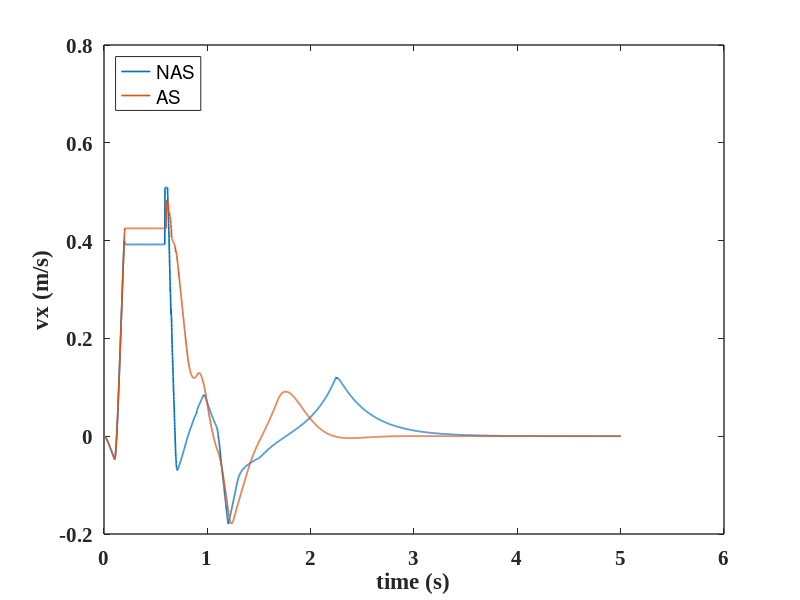
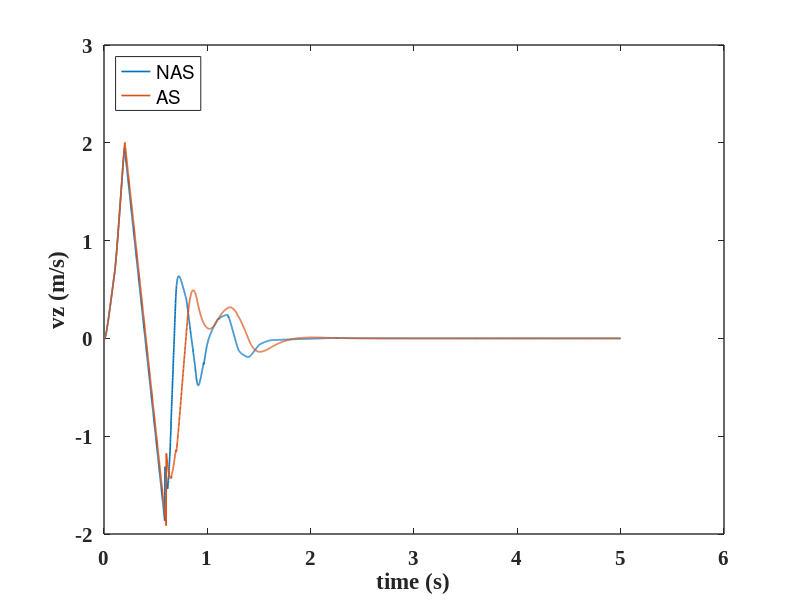
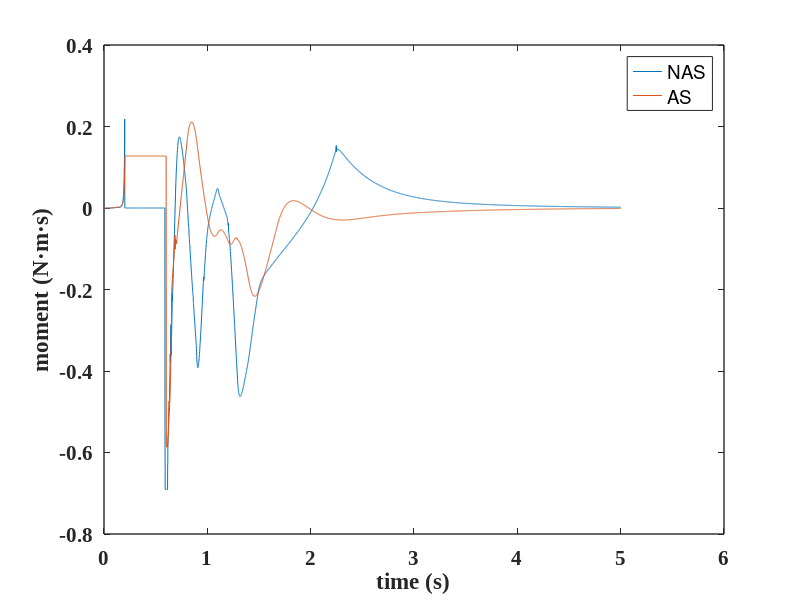

Write MATLAB code to recreate these figures, in order. (Note: this script raises an error after producing the figures.)
clear;
close all;
%% h=[0.1,0.15,0.2] l=[0.1,0.15,0.2]
% h=0.1, l=0.1;
% h=0.1, l=0.15;
% h=0.1, l=0.2;

%% h=0.1, l=0.1;
% % E_Lower_as=124.4J;
% % E_Upper_as=7.77
% % E_Lower_nas=165.8J;
% % E_Upper_nas=0.09J;
% 
% % agility_as=0.2733 m/s
% % agility_nas=0.2719 m/s
% 
% % stability_time_as=3.661s
% % stability_time_nas=4.308s
% % sum_error_p_as=512 N m s
% % sum_error_p_nas=879 N m s
% % just keeping the stability of posture
% 
% load('h=0.1_l=0.1/energy_nas.mat');
% % load('h=0.1_l=0.1/energy_as.mat');
% E_RThigh_nas=Energy_Recording.energy_cost_joint(:,2+1)';
% E_RThigh_nas=E_RThigh_nas(:,2:end);
% E_RKnee_nas=Energy_Recording.energy_cost_joint(:,3+1)';
% E_RKnee_nas=E_RKnee_nas(:,2:end);
% E_RAnkle_nas=Energy_Recording.energy_cost_joint(:,4+1)';
% E_RAnkle_nas=E_RAnkle_nas(:,2:end);
% 
% E_LThigh_nas=Energy_Recording.energy_cost_joint(:,7+1)';
% E_LThigh_nas=E_LThigh_nas(:,2:end);
% E_LKnee_nas=Energy_Recording.energy_cost_joint(:,8+1)';
% E_LKnee_nas=E_LKnee_nas(:,2:end);
% E_LAnkle_nas=Energy_Recording.energy_cost_joint(:,9+1)';
% E_LAnkle_nas=E_LAnkle_nas(:,2:end);
% 
% E_RHipz_nas=Energy_Recording.energy_cost_joint(:,0+1)';
% E_RHipz_nas=E_RHipz_nas(:,2:end);
% E_RHipx_nas=Energy_Recording.energy_cost_joint(:,1+1)';
% E_RHipx_nas=E_RHipx_nas(:,2:end);
% 
% E_LHipz_nas=Energy_Recording.energy_cost_joint(:,5+1)';
% E_LHipz_nas=E_LHipz_nas(:,2:end);
% E_LHipx_nas=Energy_Recording.energy_cost_joint(:,6+1)';
% E_LHipx_nas=E_LHipx_nas(:,2:end);
% 
% E_Lower_nas=E_RThigh_nas(:,end)+E_LThigh_nas(:,end)+E_RKnee_nas(:,end)+...
%                 E_LKnee_nas(:,end)+E_RAnkle_nas(:,end)+E_LAnkle_nas(:,end)+...
%                 E_RHipz_nas(:,end)+E_RHipx_nas(:,end)+...
%                 E_LHipz_nas(:,end)+E_LHipx_nas(:,end);
%             
% E_Upper_nas=Energy_Recording.energy_cost_joint(:,10+1:end);
% E_Upper_nas=sum(E_Upper_nas(end,:));
% 
% load('h=0.1_l=0.1/v_nas.mat');
% vx_NAS=Velocity_Recording.actual_com_velocity(:,1)';
% vx_NAS=vx_NAS(:,2:end);
% vz_NAS=Velocity_Recording.actual_com_velocity(:,3)';
% vz_NAS=vz_NAS(:,2:end);
% Mp_NAS=Velocity_Recording.pitch_moment;
% Mp_NAS=Mp_NAS(:,2:end);
% 
% load('h=0.1_l=0.1/v_as.mat');
% vx_AS=Velocity_Recording.actual_com_velocity(:,1)';
% vx_AS=vx_AS(:,2:end);
% vz_AS=Velocity_Recording.actual_com_velocity(:,3)';
% vz_AS=vz_AS(:,2:end);
% Mp_AS=Velocity_Recording.pitch_moment;
% Mp_AS=Mp_AS(:,2:end);
% 
% time=Velocity_Recording.lcm_timestamp/5;
% a=1;
% num=5000;
% time=time(:,a:num);
% 
% 
% f1=figure;
% plot(time,vx_NAS(:,a:num),'LineWidth',1.2);
% hold on;
% plot(time,vx_AS(:,a:num),'LineWidth',1.2);
% xlabel('time (s)');ylabel('vx (m/s)');
% legend('NAS','AS','Location', 'northwest');
% set(gca, 'linewidth',1, 'fontsize',15,'Fontname', 'Times New Roman','FontWeight','bold');
% 
% 
% f2=figure;
% plot(time,vz_NAS(:,a:num),'LineWidth',1.2);
% hold on;
% plot(time,vz_AS(:,a:num),'LineWidth',1.2);
% xlabel('time (s)');ylabel('vz (m/s)');
% legend('NAS','AS','Location', 'northwest');
% set(gca, 'linewidth',1, 'fontsize',15,'Fontname', 'Times New Roman','FontWeight','bold');
% 
% 
% f3=figure;
% plot(time,Mp_NAS(:,a:num));
% xlabel('time (s)');ylabel('moment (N·m·s)');
% hold on;
% plot(time,Mp_AS(:,a:num));
% hold on;
% legend('NAS','AS');
% set(gca, 'linewidth',1,'FontSize',15,'Fontname', 'Times New Roman','FontWeight','bold');
% agility_as=cal_agility(vx_AS(:,200),vz_AS(:,200));
% agility_nas=cal_agility(vx_NAS(:,200),vz_NAS(:,200));
% 
% 
% time=Velocity_Recording.lcm_timestamp/5;
% a=500;
% num=5000;
% time=time(:,a:num);
% sum_error_p_as=sum(abs(Mp_AS(:,a:num)));
% sum_error_p_nas=sum(abs(Mp_NAS(:,a:num)));
% 
% sum_error_vx_as=sum(abs(vx_AS(:,a:num)));
% sum_error_vx_nas=sum(abs(vx_NAS(:,a:num)));
% 
% sum_error_vz_as=sum(abs(vz_AS(:,a:num)));
% sum_error_vz_nas=sum(abs(vz_NAS(:,a:num)));
% 
% a=0;


%% h=0.1, l=0.15;
% % E_Lower_as=133.1J;
% % E_Upper_as=5.8J
% % E_Lower_nas=181J;
% % E_Upper_nas=0.32J;
% 
% % agility_as=0.3809 m/s
% % agility_nas=0.3807 m/s
% 
% % % stability_time_as=3.661s
% % % stability_time_nas=4.308s
% % sum_error_p_as=188 N m s
% % sum_error_p_nas=474 N m s
% % just keeping the stability of posture
% 
% % load('h=0.1_l=0.15/energy_nas.mat');
% load('h=0.1_l=0.15/energy_as.mat');
% E_RThigh_nas=Energy_Recording.energy_cost_joint(:,2+1)';
% E_RThigh_nas=E_RThigh_nas(:,2:end);
% E_RKnee_nas=Energy_Recording.energy_cost_joint(:,3+1)';
% E_RKnee_nas=E_RKnee_nas(:,2:end);
% E_RAnkle_nas=Energy_Recording.energy_cost_joint(:,4+1)';
% E_RAnkle_nas=E_RAnkle_nas(:,2:end);
% 
% E_LThigh_nas=Energy_Recording.energy_cost_joint(:,7+1)';
% E_LThigh_nas=E_LThigh_nas(:,2:end);
% E_LKnee_nas=Energy_Recording.energy_cost_joint(:,8+1)';
% E_LKnee_nas=E_LKnee_nas(:,2:end);
% E_LAnkle_nas=Energy_Recording.energy_cost_joint(:,9+1)';
% E_LAnkle_nas=E_LAnkle_nas(:,2:end);
% 
% E_RHipz_nas=Energy_Recording.energy_cost_joint(:,0+1)';
% E_RHipz_nas=E_RHipz_nas(:,2:end);
% E_RHipx_nas=Energy_Recording.energy_cost_joint(:,1+1)';
% E_RHipx_nas=E_RHipx_nas(:,2:end);
% 
% E_LHipz_nas=Energy_Recording.energy_cost_joint(:,5+1)';
% E_LHipz_nas=E_LHipz_nas(:,2:end);
% E_LHipx_nas=Energy_Recording.energy_cost_joint(:,6+1)';
% E_LHipx_nas=E_LHipx_nas(:,2:end);
% 
% E_Lower_nas=E_RThigh_nas(:,end)+E_LThigh_nas(:,end)+E_RKnee_nas(:,end)+...
%                 E_LKnee_nas(:,end)+E_RAnkle_nas(:,end)+E_LAnkle_nas(:,end)+...
%                 E_RHipz_nas(:,end)+E_RHipx_nas(:,end)+...
%                 E_LHipz_nas(:,end)+E_LHipx_nas(:,end);
%             
% E_Upper_nas=Energy_Recording.energy_cost_joint(:,10+1:end);
% E_Upper_nas=sum(E_Upper_nas(end,:));
% 
% load('h=0.1_l=0.15/v_nas.mat');
% vx_NAS=Velocity_Recording.actual_com_velocity(:,1)';
% vx_NAS=vx_NAS(:,2:end);
% vz_NAS=Velocity_Recording.actual_com_velocity(:,3)';
% vz_NAS=vz_NAS(:,2:end);
% Mp_NAS=Velocity_Recording.pitch_moment;
% Mp_NAS=Mp_NAS(:,2:end);
% 
% load('h=0.1_l=0.15/v_as.mat');
% vx_AS=Velocity_Recording.actual_com_velocity(:,1)';
% vx_AS=vx_AS(:,2:end);
% vz_AS=Velocity_Recording.actual_com_velocity(:,3)';
% vz_AS=vz_AS(:,2:end);
% Mp_AS=Velocity_Recording.pitch_moment;
% Mp_AS=Mp_AS(:,2:end);
% 
% time=Velocity_Recording.lcm_timestamp/5;
% a=1;
% num=5000;
% time=time(:,a:num);
% 
% 
% f1=figure;
% plot(time,vx_NAS(:,a:num),'LineWidth',1.2);
% hold on;
% plot(time,vx_AS(:,a:num),'LineWidth',1.2);
% xlabel('time (s)');ylabel('vx (m/s)');
% legend('NAS','AS','Location', 'northwest');
% set(gca, 'linewidth',1, 'fontsize',15,'Fontname', 'Times New Roman','FontWeight','bold');
% 
% 
% f2=figure;
% plot(time,vz_NAS(:,a:num),'LineWidth',1.2);
% hold on;
% plot(time,vz_AS(:,a:num),'LineWidth',1.2);
% xlabel('time (s)');ylabel('vz (m/s)');
% legend('NAS','AS','Location', 'northwest');
% set(gca, 'linewidth',1, 'fontsize',15,'Fontname', 'Times New Roman','FontWeight','bold');
% 
% 
% f3=figure;
% plot(time,Mp_NAS(:,a:num));
% xlabel('time (s)');ylabel('moment (N·m·s)');
% hold on;
% plot(time,Mp_AS(:,a:num));
% hold on;
% legend('NAS','AS');
% set(gca, 'linewidth',1,'FontSize',15,'Fontname', 'Times New Roman','FontWeight','bold');
% agility_as=cal_agility(vx_AS(:,200),vz_AS(:,200));
% agility_nas=cal_agility(vx_NAS(:,200),vz_NAS(:,200));
% 
% 
% time=Velocity_Recording.lcm_timestamp/5;
% a=500;
% num=5000;
% time=time(:,a:num);
% sum_error_p_as=sum(abs(Mp_AS(:,a:num)));
% sum_error_p_nas=sum(abs(Mp_NAS(:,a:num)));
% 
% sum_error_vx_as=sum(abs(vx_AS(:,a:num)));
% sum_error_vx_nas=sum(abs(vx_NAS(:,a:num)));
% 
% sum_error_vz_as=sum(abs(vz_AS(:,a:num)));
% sum_error_vz_nas=sum(abs(vz_NAS(:,a:num)));
% 
% a=0;


%% h=0.15, l=0.1;
% E_Lower_as=151J;
% E_Upper_as=13.82
% E_Lower_nas=198.83J;
% E_Upper_nas=0.13J;
% agility_as=0.33m/s
% agility_nas=0.31m/s
% stability_time_as=2.921s
% stability_time_nas=4.533s
% sum_error_p_as=283.05m/s
% sum_error_p_nas=805.41m/s
% sum_error_vx_as=118.40m/s
% sum_error_vx_nas=138.71m/s
% sum_error_vz_as=383.16m/s
% sum_error_vz_nas=392.38m/s

% load('h_0.15_l_0.1_energy_nas.mat');
% load('h_0.15_l_0.1_energy_as.mat');
% E_RThigh_nas=Energy_Recording.energy_cost_joint(:,2+1)';
% E_RThigh_nas=E_RThigh_nas(:,2:end);
% E_RKnee_nas=Energy_Recording.energy_cost_joint(:,3+1)';
% E_RKnee_nas=E_RKnee_nas(:,2:end);
% E_RAnkle_nas=Energy_Recording.energy_cost_joint(:,4+1)';
% E_RAnkle_nas=E_RAnkle_nas(:,2:end);
% 
% E_LThigh_nas=Energy_Recording.energy_cost_joint(:,7+1)';
% E_LThigh_nas=E_LThigh_nas(:,2:end);
% E_LKnee_nas=Energy_Recording.energy_cost_joint(:,8+1)';
% E_LKnee_nas=E_LKnee_nas(:,2:end);
% E_LAnkle_nas=Energy_Recording.energy_cost_joint(:,9+1)';
% E_LAnkle_nas=E_LAnkle_nas(:,2:end);
% 
% E_RHipz_nas=Energy_Recording.energy_cost_joint(:,0+1)';
% E_RHipz_nas=E_RHipz_nas(:,2:end);
% E_RHipx_nas=Energy_Recording.energy_cost_joint(:,1+1)';
% E_RHipx_nas=E_RHipx_nas(:,2:end);
% 
% E_LHipz_nas=Energy_Recording.energy_cost_joint(:,5+1)';
% E_LHipz_nas=E_LHipz_nas(:,2:end);
% E_LHipx_nas=Energy_Recording.energy_cost_joint(:,6+1)';
% E_LHipx_nas=E_LHipx_nas(:,2:end);
% 
% E_Lower_nas=E_RThigh_nas(:,end)+E_LThigh_nas(:,end)+E_RKnee_nas(:,end)+...
%                 E_LKnee_nas(:,end)+E_RAnkle_nas(:,end)+E_LAnkle_nas(:,end)+...
%                 E_RHipz_nas(:,end)+E_RHipx_nas(:,end)+...
%                 E_LHipz_nas(:,end)+E_LHipx_nas(:,end);
%             
% E_Upper_nas=Energy_Recording.energy_cost_joint(:,10+1:end);
% E_Upper_nas=sum(E_Upper_nas(end,:));
% load('h_0.15_l_0.1_v_nas.mat');
% vx_NAS=Velocity_Recording.actual_com_velocity(:,1)';
% vx_NAS=vx_NAS(:,2:end);
% vz_NAS=Velocity_Recording.actual_com_velocity(:,3)';
% vz_NAS=vz_NAS(:,2:end);
% Mp_NAS=Velocity_Recording.pitch_moment;
% Mp_NAS=Mp_NAS(:,2:end);
% 
% load('h_0.15_l_0.1_v_as.mat');
% vx_AS=Velocity_Recording.actual_com_velocity(:,1)';
% vx_AS=vx_AS(:,2:end);
% vz_AS=Velocity_Recording.actual_com_velocity(:,3)';
% vz_AS=vz_AS(:,2:end);
% Mp_AS=Velocity_Recording.pitch_moment;
% Mp_AS=Mp_AS(:,2:end);
% 
% time=Velocity_Recording.lcm_timestamp/5;
% a=1;
% num=5000;
% time=time(:,a:num);
% 
% 
% f1=figure;
% plot(time,vx_NAS(:,a:num),'LineWidth',1.2);
% hold on;
% plot(time,vx_AS(:,a:num),'LineWidth',1.2);
% xlabel('time (s)');ylabel('vx (m/s)');
% legend('NAS','AS','Location', 'northwest');
% set(gca, 'linewidth',1, 'fontsize',15,'Fontname', 'Times New Roman','FontWeight','bold');
% 
% 
% f2=figure;
% plot(time,vz_NAS(:,a:num),'LineWidth',1.2);
% hold on;
% plot(time,vz_AS(:,a:num),'LineWidth',1.2);
% xlabel('time (s)');ylabel('vz (m/s)');
% legend('NAS','AS','Location', 'northwest');
% set(gca, 'linewidth',1, 'fontsize',15,'Fontname', 'Times New Roman','FontWeight','bold');
% 
% 
% f3=figure;
% plot(time,Mp_NAS(:,a:num));
% xlabel('time (s)');ylabel('moment (N·m·s)');
% hold on;
% plot(time,Mp_AS(:,a:num));
% hold on;
% legend('NAS','AS');
% set(gca, 'linewidth',1,'FontSize',15,'Fontname', 'Times New Roman','FontWeight','bold');
% 
% time=Velocity_Recording.lcm_timestamp/5;
% a=550;
% num=5000;
% time=time(:,a:num);
% sum_error_p_as=sum(abs(Mp_AS(:,a:num)));
% sum_error_p_nas=sum(abs(Mp_NAS(:,a:num)));
% 
% sum_error_vx_as=sum(abs(vx_AS(:,a:num)));
% sum_error_vx_nas=sum(abs(vx_NAS(:,a:num)));
% 
% sum_error_vz_as=sum(abs(vz_AS(:,a:num)));
% sum_error_vz_nas=sum(abs(vz_NAS(:,a:num)));



%% h=0.15, l=0.15;
% E_Lower_as=175.3J;
% E_Upper_as=23.1
% E_Lower_nas=272.7J;
% E_Upper_nas=0.49J;

% agility_as=0.36m/s
% agility_nas=0.32m/s

% stability_time_as=2.921s
% stability_time_nas=4.533s
% sum_error_p_as=283.05m/s
% sum_error_p_nas=805.41m/s
% sum_error_vx_as=118.40m/s
% sum_error_vx_nas=138.71m/s
% sum_error_vz_as=383.16m/s
% sum_error_vz_nas=392.38m/s

% load('h_0.15_l_0.1_energy_nas.mat');
% load('h=0.15_l=0.15/energy_as.mat');
% E_RThigh_nas=Energy_Recording.energy_cost_joint(:,2+1)';
% E_RThigh_nas=E_RThigh_nas(:,2:end);
% E_RKnee_nas=Energy_Recording.energy_cost_joint(:,3+1)';
% E_RKnee_nas=E_RKnee_nas(:,2:end);
% E_RAnkle_nas=Energy_Recording.energy_cost_joint(:,4+1)';
% E_RAnkle_nas=E_RAnkle_nas(:,2:end);
% 
% E_LThigh_nas=Energy_Recording.energy_cost_joint(:,7+1)';
% E_LThigh_nas=E_LThigh_nas(:,2:end);
% E_LKnee_nas=Energy_Recording.energy_cost_joint(:,8+1)';
% E_LKnee_nas=E_LKnee_nas(:,2:end);
% E_LAnkle_nas=Energy_Recording.energy_cost_joint(:,9+1)';
% E_LAnkle_nas=E_LAnkle_nas(:,2:end);
% 
% E_RHipz_nas=Energy_Recording.energy_cost_joint(:,0+1)';
% E_RHipz_nas=E_RHipz_nas(:,2:end);
% E_RHipx_nas=Energy_Recording.energy_cost_joint(:,1+1)';
% E_RHipx_nas=E_RHipx_nas(:,2:end);
% 
% E_LHipz_nas=Energy_Recording.energy_cost_joint(:,5+1)';
% E_LHipz_nas=E_LHipz_nas(:,2:end);
% E_LHipx_nas=Energy_Recording.energy_cost_joint(:,6+1)';
% E_LHipx_nas=E_LHipx_nas(:,2:end);
% 
% E_Lower_nas=E_RThigh_nas(:,end)+E_LThigh_nas(:,end)+E_RKnee_nas(:,end)+...
%                 E_LKnee_nas(:,end)+E_RAnkle_nas(:,end)+E_LAnkle_nas(:,end)+...
%                 E_RHipz_nas(:,end)+E_RHipx_nas(:,end)+...
%                 E_LHipz_nas(:,end)+E_LHipx_nas(:,end);
%             
% E_Upper_nas=Energy_Recording.energy_cost_joint(:,10+1:end);
% E_Upper_nas=sum(E_Upper_nas(end,:));
% 
% load('h=0.15_l=0.15/v_nas.mat');
% vx_NAS=Velocity_Recording.actual_com_velocity(:,1)';
% vx_NAS=vx_NAS(:,2:end);
% vz_NAS=Velocity_Recording.actual_com_velocity(:,3)';
% vz_NAS=vz_NAS(:,2:end);
% Mp_NAS=Velocity_Recording.pitch_moment;
% Mp_NAS=Mp_NAS(:,2:end);
% 
% load('h=0.15_l=0.15/v_as.mat');
% vx_AS=Velocity_Recording.actual_com_velocity(:,1)';
% vx_AS=vx_AS(:,2:end);
% vz_AS=Velocity_Recording.actual_com_velocity(:,3)';
% vz_AS=vz_AS(:,2:end);
% Mp_AS=Velocity_Recording.pitch_moment;
% Mp_AS=Mp_AS(:,2:end);
% 
% time=Velocity_Recording.lcm_timestamp/5;
% a=1;
% num=5000;
% time=time(:,a:num);
% 
% 
% f1=figure;
% plot(time,vx_NAS(:,a:num),'LineWidth',1.2);
% hold on;
% plot(time,vx_AS(:,a:num),'LineWidth',1.2);
% xlabel('time (s)');ylabel('vx (m/s)');
% legend('NAS','AS','Location', 'northwest');
% set(gca, 'linewidth',1, 'fontsize',15,'Fontname', 'Times New Roman','FontWeight','bold');
% 
% 
% f2=figure;
% plot(time,vz_NAS(:,a:num),'LineWidth',1.2);
% hold on;
% plot(time,vz_AS(:,a:num),'LineWidth',1.2);
% xlabel('time (s)');ylabel('vz (m/s)');
% legend('NAS','AS','Location', 'northwest');
% set(gca, 'linewidth',1, 'fontsize',15,'Fontname', 'Times New Roman','FontWeight','bold');
% 
% 
% f3=figure;
% plot(time,Mp_NAS(:,a:num));
% xlabel('time (s)');ylabel('moment (N·m·s)');
% hold on;
% plot(time,Mp_AS(:,a:num));
% hold on;
% legend('NAS','AS');
% set(gca, 'linewidth',1,'FontSize',15,'Fontname', 'Times New Roman','FontWeight','bold');
% agility_as=cal_agility(vx_AS(:,200),vz_AS(:,200));
% agility_nas=cal_agility(vx_NAS(:,200),vz_NAS(:,200));
% 
% 
% time=Velocity_Recording.lcm_timestamp/5;
% a=550;
% num=5000;
% time=time(:,a:num);
% sum_error_p_as=sum(abs(Mp_AS(:,a:num)));
% sum_error_p_nas=sum(abs(Mp_NAS(:,a:num)));
% 
% sum_error_vx_as=sum(abs(vx_AS(:,a:num)));
% sum_error_vx_nas=sum(abs(vx_NAS(:,a:num)));
% 
% sum_error_vz_as=sum(abs(vz_AS(:,a:num)));
% sum_error_vz_nas=sum(abs(vz_NAS(:,a:num)));



%% h=0.15, l=0.2;
% E_Lower_as=171.16J;
% E_Upper_as=23.1
% E_Lower_nas=272.8J;
% E_Upper_nas=1.46J;

% agility_as=0.447 m/s
% agility_nas=0.43 m/s

% stability_time_as=2.921s
% stability_time_nas=4.533s
% sum_error_p_as=217.7m/s
% sum_error_p_nas=277.2m/s
% just keeping the stability of posture

% load('h=0.15_l=0.2/energy_nas.mat');
% load('h=0.15_l=0.2/energy_as.mat');
% E_RThigh_nas=Energy_Recording.energy_cost_joint(:,2+1)';
% E_RThigh_nas=E_RThigh_nas(:,2:end);
% E_RKnee_nas=Energy_Recording.energy_cost_joint(:,3+1)';
% E_RKnee_nas=E_RKnee_nas(:,2:end);
% E_RAnkle_nas=Energy_Recording.energy_cost_joint(:,4+1)';
% E_RAnkle_nas=E_RAnkle_nas(:,2:end);
% 
% E_LThigh_nas=Energy_Recording.energy_cost_joint(:,7+1)';
% E_LThigh_nas=E_LThigh_nas(:,2:end);
% E_LKnee_nas=Energy_Recording.energy_cost_joint(:,8+1)';
% E_LKnee_nas=E_LKnee_nas(:,2:end);
% E_LAnkle_nas=Energy_Recording.energy_cost_joint(:,9+1)';
% E_LAnkle_nas=E_LAnkle_nas(:,2:end);
% 
% E_RHipz_nas=Energy_Recording.energy_cost_joint(:,0+1)';
% E_RHipz_nas=E_RHipz_nas(:,2:end);
% E_RHipx_nas=Energy_Recording.energy_cost_joint(:,1+1)';
% E_RHipx_nas=E_RHipx_nas(:,2:end);
% 
% E_LHipz_nas=Energy_Recording.energy_cost_joint(:,5+1)';
% E_LHipz_nas=E_LHipz_nas(:,2:end);
% E_LHipx_nas=Energy_Recording.energy_cost_joint(:,6+1)';
% E_LHipx_nas=E_LHipx_nas(:,2:end);
% 
% E_Lower_nas=E_RThigh_nas(:,end)+E_LThigh_nas(:,end)+E_RKnee_nas(:,end)+...
%                 E_LKnee_nas(:,end)+E_RAnkle_nas(:,end)+E_LAnkle_nas(:,end)+...
%                 E_RHipz_nas(:,end)+E_RHipx_nas(:,end)+...
%                 E_LHipz_nas(:,end)+E_LHipx_nas(:,end);
%             
% E_Upper_nas=Energy_Recording.energy_cost_joint(:,10+1:end);
% E_Upper_nas=sum(E_Upper_nas(end,:));
% 
% load('h=0.15_l=0.2/v_nas.mat');
% vx_NAS=Velocity_Recording.actual_com_velocity(:,1)';
% vx_NAS=vx_NAS(:,2:end);
% vz_NAS=Velocity_Recording.actual_com_velocity(:,3)';
% vz_NAS=vz_NAS(:,2:end);
% Mp_NAS=Velocity_Recording.pitch_moment;
% Mp_NAS=Mp_NAS(:,2:end);
% 
% load('h=0.15_l=0.2/v_as.mat');
% vx_AS=Velocity_Recording.actual_com_velocity(:,1)';
% vx_AS=vx_AS(:,2:end);
% vz_AS=Velocity_Recording.actual_com_velocity(:,3)';
% vz_AS=vz_AS(:,2:end);
% Mp_AS=Velocity_Recording.pitch_moment;
% Mp_AS=Mp_AS(:,2:end);
% 
% time=Velocity_Recording.lcm_timestamp/5;
% a=1;
% num=5000;
% time=time(:,a:num);
% 
% 
% f1=figure;
% plot(time,vx_NAS(:,a:num),'LineWidth',1.2);
% hold on;
% plot(time,vx_AS(:,a:num),'LineWidth',1.2);
% xlabel('time (s)');ylabel('vx (m/s)');
% legend('NAS','AS','Location', 'northwest');
% set(gca, 'linewidth',1, 'fontsize',15,'Fontname', 'Times New Roman','FontWeight','bold');
% 
% 
% f2=figure;
% plot(time,vz_NAS(:,a:num),'LineWidth',1.2);
% hold on;
% plot(time,vz_AS(:,a:num),'LineWidth',1.2);
% xlabel('time (s)');ylabel('vz (m/s)');
% legend('NAS','AS','Location', 'northwest');
% set(gca, 'linewidth',1, 'fontsize',15,'Fontname', 'Times New Roman','FontWeight','bold');
% 
% 
% f3=figure;
% plot(time,Mp_NAS(:,a:num));
% xlabel('time (s)');ylabel('moment (N·m·s)');
% hold on;
% plot(time,Mp_AS(:,a:num));
% hold on;
% legend('NAS','AS');
% set(gca, 'linewidth',1,'FontSize',15,'Fontname', 'Times New Roman','FontWeight','bold');
% agility_as=cal_agility(vx_AS(:,200),vz_AS(:,200));
% agility_nas=cal_agility(vx_NAS(:,200),vz_NAS(:,200));
% 
% 
% time=Velocity_Recording.lcm_timestamp/5;
% a=550;
% num=5000;
% time=time(:,a:num);
% sum_error_p_as=sum(abs(Mp_AS(:,a:num)));
% sum_error_p_nas=sum(abs(Mp_NAS(:,a:num)));
% 
% sum_error_vx_as=sum(abs(vx_AS(:,a:num)));
% sum_error_vx_nas=sum(abs(vx_NAS(:,a:num)));
% 
% sum_error_vz_as=sum(abs(vz_AS(:,a:num)));
% sum_error_vz_nas=sum(abs(vz_NAS(:,a:num)));
% 
% a=0;agility_nas=cal_agility(vx_NAS(:,200),vz_NAS(:,200));
% 
% 
% time=Velocity_Recording.lcm_timestamp/5;
% a=550;
% num=5000;
% time=time(:,a:num);
% sum_error_p_as=sum(abs(Mp_AS(:,a:num)));
% sum_error_p_nas=sum(abs(Mp_NAS(:,a:num)));
% 
% sum_error_vx_as=sum(abs(vx_AS(:,a:num)));
% sum_error_vx_nas=sum(abs(vx_NAS(:,a:num)));
% 
% sum_error_vz_as=sum(abs(vz_AS(:,a:num)));
% sum_error_vz_nas=sum(abs(vz_NAS(:,a:num)));
% 
% a=0;





%% h=0.2, l=0.1;
% E_Lower_as=186.3J;
% E_Upper_as=12.7J
% E_Lower_nas=188;
% E_Upper_nas=0.23J;

% agility_as=0.3966 m/s
% agility_nas=0.395 m/s

% % stability_time_as=3.661s
% % stability_time_nas=4.308s
% sum_error_p_as=182 N m s
% sum_error_p_nas=242 N m s
% just keeping the stability of posture

% load('h=0.2_l=0.1/energy_nas.mat');
% % load('h=0.2_l=0.1/energy_as.mat');
% E_RThigh_nas=Energy_Recording.energy_cost_joint(:,2+1)';
% E_RThigh_nas=E_RThigh_nas(:,2:end);
% E_RKnee_nas=Energy_Recording.energy_cost_joint(:,3+1)';
% E_RKnee_nas=E_RKnee_nas(:,2:end);
% E_RAnkle_nas=Energy_Recording.energy_cost_joint(:,4+1)';
% E_RAnkle_nas=E_RAnkle_nas(:,2:end);
% 
% E_LThigh_nas=Energy_Recording.energy_cost_joint(:,7+1)';
% E_LThigh_nas=E_LThigh_nas(:,2:end);
% E_LKnee_nas=Energy_Recording.energy_cost_joint(:,8+1)';
% E_LKnee_nas=E_LKnee_nas(:,2:end);
% E_LAnkle_nas=Energy_Recording.energy_cost_joint(:,9+1)';
% E_LAnkle_nas=E_LAnkle_nas(:,2:end);
% 
% E_RHipz_nas=Energy_Recording.energy_cost_joint(:,0+1)';
% E_RHipz_nas=E_RHipz_nas(:,2:end);
% E_RHipx_nas=Energy_Recording.energy_cost_joint(:,1+1)';
% E_RHipx_nas=E_RHipx_nas(:,2:end);
% 
% E_LHipz_nas=Energy_Recording.energy_cost_joint(:,5+1)';
% E_LHipz_nas=E_LHipz_nas(:,2:end);
% E_LHipx_nas=Energy_Recording.energy_cost_joint(:,6+1)';
% E_LHipx_nas=E_LHipx_nas(:,2:end);
% 
% E_Lower_nas=E_RThigh_nas(:,end)+E_LThigh_nas(:,end)+E_RKnee_nas(:,end)+...
%                 E_LKnee_nas(:,end)+E_RAnkle_nas(:,end)+E_LAnkle_nas(:,end)+...
%                 E_RHipz_nas(:,end)+E_RHipx_nas(:,end)+...
%                 E_LHipz_nas(:,end)+E_LHipx_nas(:,end);
%             
% E_Upper_nas=Energy_Recording.energy_cost_joint(:,10+1:end);
% E_Upper_nas=sum(E_Upper_nas(end,:));
% 
% load('h=0.2_l=0.1/v_nas.mat');
% vx_NAS=Velocity_Recording.actual_com_velocity(:,1)';
% vx_NAS=vx_NAS(:,2:end);
% vz_NAS=Velocity_Recording.actual_com_velocity(:,3)';
% vz_NAS=vz_NAS(:,2:end);
% Mp_NAS=Velocity_Recording.pitch_moment;
% Mp_NAS=Mp_NAS(:,2:end);
% 
% load('h=0.2_l=0.1/v_as.mat');
% vx_AS=Velocity_Recording.actual_com_velocity(:,1)';
% vx_AS=vx_AS(:,2:end);
% vz_AS=Velocity_Recording.actual_com_velocity(:,3)';
% vz_AS=vz_AS(:,2:end);
% Mp_AS=Velocity_Recording.pitch_moment;
% Mp_AS=Mp_AS(:,2:end);
% 
% time=Velocity_Recording.lcm_timestamp/5;
% a=1;
% num=5000;
% time=time(:,a:num);
% 
% 
% f1=figure;
% plot(time,vx_NAS(:,a:num),'LineWidth',1.2);
% hold on;
% plot(time,vx_AS(:,a:num),'LineWidth',1.2);
% xlabel('time (s)');ylabel('vx (m/s)');
% legend('NAS','AS','Location', 'northwest');
% set(gca, 'linewidth',1, 'fontsize',15,'Fontname', 'Times New Roman','FontWeight','bold');
% 
% 
% f2=figure;
% plot(time,vz_NAS(:,a:num),'LineWidth',1.2);
% hold on;
% plot(time,vz_AS(:,a:num),'LineWidth',1.2);
% xlabel('time (s)');ylabel('vz (m/s)');
% legend('NAS','AS','Location', 'northwest');
% set(gca, 'linewidth',1, 'fontsize',15,'Fontname', 'Times New Roman','FontWeight','bold');
% 
% 
% f3=figure;
% plot(time,Mp_NAS(:,a:num));
% xlabel('time (s)');ylabel('moment (N·m·s)');
% hold on;
% plot(time,Mp_AS(:,a:num));
% hold on;
% legend('NAS','AS');
% set(gca, 'linewidth',1,'FontSize',15,'Fontname', 'Times New Roman','FontWeight','bold');
% agility_as=cal_agility(vx_AS(:,200),vz_AS(:,200));
% agility_nas=cal_agility(vx_NAS(:,200),vz_NAS(:,200));
% 
% 
% time=Velocity_Recording.lcm_timestamp/5;
% a=500;
% num=5000;
% time=time(:,a:num);
% sum_error_p_as=sum(abs(Mp_AS(:,a:num)));
% sum_error_p_nas=sum(abs(Mp_NAS(:,a:num)));
% 
% sum_error_vx_as=sum(abs(vx_AS(:,a:num)));
% sum_error_vx_nas=sum(abs(vx_NAS(:,a:num)));
% 
% sum_error_vz_as=sum(abs(vz_AS(:,a:num)));
% sum_error_vz_nas=sum(abs(vz_NAS(:,a:num)));
% 
% a=0;


%% h=0.2, l=0.15;
% E_Lower_as=274.3J;
% E_Upper_as=0.18J
% E_Lower_nas=201J;
% E_Upper_nas=27.6J;

% agility_as=0.4369 m/s
% agility_nas=0.4156 m/s

% % stability_time_as=3.661s
% % stability_time_nas=4.308s
% sum_error_p_as=186.2 N m s
% sum_error_p_nas=323 N m s
% just keeping the stability of posture

% load('h=0.2_l=0.15/energy_nas.mat');
load('h=0.2_l=0.15/energy_as.mat');
E_RThigh_nas=Energy_Recording.energy_cost_joint(:,2+1)';
E_RThigh_nas=E_RThigh_nas(:,2:end);
E_RKnee_nas=Energy_Recording.energy_cost_joint(:,3+1)';
E_RKnee_nas=E_RKnee_nas(:,2:end);
E_RAnkle_nas=Energy_Recording.energy_cost_joint(:,4+1)';
E_RAnkle_nas=E_RAnkle_nas(:,2:end);

E_LThigh_nas=Energy_Recording.energy_cost_joint(:,7+1)';
E_LThigh_nas=E_LThigh_nas(:,2:end);
E_LKnee_nas=Energy_Recording.energy_cost_joint(:,8+1)';
E_LKnee_nas=E_LKnee_nas(:,2:end);
E_LAnkle_nas=Energy_Recording.energy_cost_joint(:,9+1)';
E_LAnkle_nas=E_LAnkle_nas(:,2:end);

E_RHipz_nas=Energy_Recording.energy_cost_joint(:,0+1)';
E_RHipz_nas=E_RHipz_nas(:,2:end);
E_RHipx_nas=Energy_Recording.energy_cost_joint(:,1+1)';
E_RHipx_nas=E_RHipx_nas(:,2:end);

E_LHipz_nas=Energy_Recording.energy_cost_joint(:,5+1)';
E_LHipz_nas=E_LHipz_nas(:,2:end);
E_LHipx_nas=Energy_Recording.energy_cost_joint(:,6+1)';
E_LHipx_nas=E_LHipx_nas(:,2:end);

E_Lower_nas=E_RThigh_nas(:,end)+E_LThigh_nas(:,end)+E_RKnee_nas(:,end)+...
                E_LKnee_nas(:,end)+E_RAnkle_nas(:,end)+E_LAnkle_nas(:,end)+...
                E_RHipz_nas(:,end)+E_RHipx_nas(:,end)+...
                E_LHipz_nas(:,end)+E_LHipx_nas(:,end);
            
E_Upper_nas=Energy_Recording.energy_cost_joint(:,10+1:end);
E_Upper_nas=sum(E_Upper_nas(end,:));

load('h=0.2_l=0.15/v_nas.mat');
vx_NAS=Velocity_Recording.actual_com_velocity(:,1)';
vx_NAS=vx_NAS(:,2:end);
vz_NAS=Velocity_Recording.actual_com_velocity(:,3)';
vz_NAS=vz_NAS(:,2:end);
Mp_NAS=Velocity_Recording.pitch_moment;
Mp_NAS=Mp_NAS(:,2:end);

load('h=0.2_l=0.15/v_as.mat');
vx_AS=Velocity_Recording.actual_com_velocity(:,1)';
vx_AS=vx_AS(:,2:end);
vz_AS=Velocity_Recording.actual_com_velocity(:,3)';
vz_AS=vz_AS(:,2:end);
Mp_AS=Velocity_Recording.pitch_moment;
Mp_AS=Mp_AS(:,2:end);

time=Velocity_Recording.lcm_timestamp/5;
a=1;
num=5000;
time=time(:,a:num);


f1=figure;
plot(time,vx_NAS(:,a:num),'LineWidth',1.2);
hold on;
plot(time,vx_AS(:,a:num),'LineWidth',1.2);
xlabel('time (s)');ylabel('vx (m/s)');
legend('NAS','AS','Location', 'northwest');
set(gca, 'linewidth',1, 'fontsize',15,'Fontname', 'Times New Roman','FontWeight','bold');


f2=figure;
plot(time,vz_NAS(:,a:num),'LineWidth',1.2);
hold on;
plot(time,vz_AS(:,a:num),'LineWidth',1.2);
xlabel('time (s)');ylabel('vz (m/s)');
legend('NAS','AS','Location', 'northwest');
set(gca, 'linewidth',1, 'fontsize',15,'Fontname', 'Times New Roman','FontWeight','bold');


f3=figure;
plot(time,Mp_NAS(:,a:num));
xlabel('time (s)');ylabel('moment (N·m·s)');
hold on;
plot(time,Mp_AS(:,a:num));
hold on;
legend('NAS','AS');
set(gca, 'linewidth',1,'FontSize',15,'Fontname', 'Times New Roman','FontWeight','bold');
agility_as=cal_agility(vx_AS(:,200),vz_AS(:,200));
agility_nas=cal_agility(vx_NAS(:,200),vz_NAS(:,200));


time=Velocity_Recording.lcm_timestamp/5;
a=500;
num=5000;
time=time(:,a:num);
sum_error_p_as=sum(abs(Mp_AS(:,a:num)));
sum_error_p_nas=sum(abs(Mp_NAS(:,a:num)));

sum_error_vx_as=sum(abs(vx_AS(:,a:num)));
sum_error_vx_nas=sum(abs(vx_NAS(:,a:num)));

sum_error_vz_as=sum(abs(vz_AS(:,a:num)));
sum_error_vz_nas=sum(abs(vz_NAS(:,a:num)));

a=0;
















%%
%     data_record_->joint_position_position[0]=q_[9]; /// torso_to_R_ShoulderRx
%     data_record_->joint_position_position[1]=q_[10]; /// torso_to_L_ShoulderRx
%     data_record_->joint_position_position[2]=q_[13]; /// R_ShoulderRx_to_R_UpperArm
%     data_record_->joint_position_position[3]=q_[14]; /// L_ShoulderRx_to_L_UpperArm
%     data_record_->joint_position_position[4]=q_[17]; /// R_UpperArm_to_R_ForeArm
%     data_record_->joint_position_position[5]=q_[18]; /// L_UpperArm_to_L_ForeArm
% 
%     data_record_->joint_position_position[6]=q_[7]; /// torso_to_R_HipRz
%     data_record_->joint_position_position[7]=q_[11]; /// R_HipRz_to_R_HipRx
%     data_record_->joint_position_position[8]=q_[15]; /// R_HipRx_to_R_Thigh
%     data_record_->joint_position_position[9]=q_[19]; /// R_Knee
%     data_record_->joint_position_position[10]=q_[21]; /// R_Ankle
%     data_record_->joint_position_position[11]=q_[8]; /// torso_to_L_HipRz
%     data_record_->joint_position_position[12]=q_[12]; /// L_HipRz_to_L_HipRx
%     data_record_->joint_position_position[13]=q_[16]; /// L_HipRx_to_L_Thigh
%     data_record_->joint_position_position[14]=q_[20]; /// L_Knee
%     data_record_->joint_position_position[15]=q_[22]; /// L_Ankle





E_RThigh_nas=Energy_Recording.energy_cost_joint(:,2+1)';
E_RThigh_nas=E_RThigh_nas(:,2:end);
E_RKnee_nas=Energy_Recording.energy_cost_joint(:,3+1)';
E_RKnee_nas=E_RKnee_nas(:,2:end);
E_RAnkle_nas=Energy_Recording.energy_cost_joint(:,4+1)';
E_RAnkle_nas=E_RAnkle_nas(:,2:end);

E_LThigh_nas=Energy_Recording.energy_cost_joint(:,7+1)';
E_LThigh_nas=E_LThigh_nas(:,2:end);
E_LKnee_nas=Energy_Recording.energy_cost_joint(:,8+1)';
E_LKnee_nas=E_LKnee_nas(:,2:end);
E_LAnkle_nas=Energy_Recording.energy_cost_joint(:,9+1)';
E_LAnkle_nas=E_LAnkle_nas(:,2:end);

E_RHipz_nas=Energy_Recording.energy_cost_joint(:,0+1)';
E_RHipz_nas=E_RHipz_nas(:,2:end);
E_RHipx_nas=Energy_Recording.energy_cost_joint(:,1+1)';
E_RHipx_nas=E_RHipx_nas(:,2:end);

E_LHipz_nas=Energy_Recording.energy_cost_joint(:,5+1)';
E_LHipz_nas=E_LHipz_nas(:,2:end);
E_LHipx_nas=Energy_Recording.energy_cost_joint(:,6+1)';
E_LHipx_nas=E_LHipx_nas(:,2:end);




bb=1;


% h=0.15, l=0.1;
% h=0.15, l=0.15;
% h=0.15, l=0.2;

% h=0.2, l=0.1;
% h=0.2, l=0.15;
% h=0.2, l=0.2;
%%
% % robot with arm no swing 
% load('robot_with_arm/WBC/h=0.15_l=0.1/no_swing/velocity.mat');
% %%% actual velocity
% z_velocity_act_witharm_noswing=Velocity_Recording.actual_com_velocity(:,3)';
% z_velocity_act_witharm_noswing=z_velocity_act_witharm_noswing(:,2:end);
% x_velocity_act_witharm_noswing=Velocity_Recording.actual_com_velocity(:,1)';
% x_velocity_act_witharm_noswing=x_velocity_act_witharm_noswing(:,2:end);
% %%% desire velocity
% z_velocity_des_witharm_noswing=Velocity_Recording.des_com_velocity(:,3)';
% z_velocity_des_witharm_noswing=z_velocity_des_witharm_noswing(:,2:end);
% x_velocity_des_witharm_noswing=Velocity_Recording.des_com_velocity(:,1)';
% x_velocity_des_witharm_noswing=x_velocity_des_witharm_noswing(:,2:end);
% 
% 
% load('robot_with_arm/WBC/h=0.15_l=0.1/no_swing/position.mat');
% %%% actual position
% z_position_act_witharm_noswing=Position_Recording.actual_com(:,3)';
% z_position_act_witharm_noswing=z_position_act_witharm_noswing(:,2:end);
% x_position_act_witharm_noswing=Position_Recording.actual_com(:,1)';
% x_position_act_witharm_noswing=x_position_act_witharm_noswing(:,2:end);
% %%% desire position
% z_position_des_witharm_noswing=Position_Recording.des_com(:,3)';
% z_position_des_witharm_noswing=z_position_des_witharm_noswing(:,2:end);
% x_position_des_witharm_noswing=Position_Recording.des_com(:,1)';
% x_position_des_witharm_noswing=x_position_des_witharm_noswing(:,2:end);
% 
% 
% 
% 
% 
% 
% 
% 
% 
% % robot with arm 
% load('robot_with_arm/WBC/h=0.15_l=0.1/velocity.mat');
% %%% actual velocity
% z_velocity_act_witharm=Velocity_Recording.actual_com_velocity(:,3)';
% z_velocity_act_witharm=z_velocity_act_witharm(:,2:end);
% x_velocity_act_witharm=Velocity_Recording.actual_com_velocity(:,1)';
% x_velocity_act_witharm=x_velocity_act_witharm(:,2:end);
% %%% desire velocity
% z_velocity_des_witharm=Velocity_Recording.des_com_velocity(:,3)';
% z_velocity_des_witharm=z_velocity_des_witharm(:,2:end);
% x_velocity_des_witharm=Velocity_Recording.des_com_velocity(:,1)';
% x_velocity_des_witharm=x_velocity_des_witharm(:,2:end);
% 
% load('robot_with_arm/WBC/h=0.15_l=0.1/position.mat');
% %%% actual position
% z_position_act_witharm=Position_Recording.actual_com(:,3)';
% z_position_act_witharm=z_position_act_witharm(:,2:end);
% x_position_act_witharm=Position_Recording.actual_com(:,1)';
% x_position_act_witharm=x_position_act_witharm(:,2:end);
% %%% desire position
% z_position_des_witharm=Position_Recording.des_com(:,3)';
% z_position_des_witharm=z_position_des_witharm(:,2:end);
% x_position_des_witharm=Position_Recording.des_com(:,1)';
% x_position_des_witharm=x_position_des_witharm(:,2:end);
% 
% 
% % Joint postion
% % torso_to_R_ShoulderRx
% % torso_to_L_ShoulderRx
% % R_ShoulderRx_to_R_UpperArm
% % L_ShoulderRx_to_L_UpperArm
% % R_UpperArm_to_R_ForeArm
% % L_UpperArm_to_L_ForeArm
% load('robot_with_arm/WBC/h=0.15_l=0.1/joint_position.mat');
% R_ShoulderRx=Joint_Position_Recording.joint_p(:,1)';
% R_ShoulderRx=R_ShoulderRx(:,2:end);
% L_ShoulderRx=Joint_Position_Recording.joint_p(:,2)';
% L_ShoulderRx=L_ShoulderRx(:,2:end);
% 
% R_UpperArm=Joint_Position_Recording.joint_p(:,3)';
% R_UpperArm=R_UpperArm(:,2:end);
% L_UpperArm=Joint_Position_Recording.joint_p(:,4)';
% L_UpperArm=L_UpperArm(:,2:end);
% 
% R_ForeArm=Joint_Position_Recording.joint_p(:,5)';
% R_ForeArm=R_ForeArm(:,2:end);
% L_ForeArm=Joint_Position_Recording.joint_p(:,6)';
% L_ForeArm=L_ForeArm(:,2:end);


%% velocity h=0.5 l=0.2 I=0.113552 --end_time=5 --target_realtime_rate=1
% robot with arm no swing 
load('Agility_analysis/h_0_5_l_0_2_ns_I_0.113552.mat');
%%% actual velocity
z_velocity_act_witharm_noswing=Velocity_Recording.actual_com_velocity(:,3)';
z_velocity_act_witharm_noswing=z_velocity_act_witharm_noswing(:,2:end);
x_velocity_act_witharm_noswing=Velocity_Recording.actual_com_velocity(:,1)';
x_velocity_act_witharm_noswing=x_velocity_act_witharm_noswing(:,2:end);
%%% desire velocity
z_velocity_des_witharm_noswing=Velocity_Recording.des_com_velocity(:,3)';
z_velocity_des_witharm_noswing=z_velocity_des_witharm_noswing(:,2:end);
x_velocity_des_witharm_noswing=Velocity_Recording.des_com_velocity(:,1)';
x_velocity_des_witharm_noswing=x_velocity_des_witharm_noswing(:,2:end);


% robot with arm swing
load('Agility_analysis/h_0_5_l_0_2_s_I_0.113552.mat');
%%% actual velocity
z_velocity_act_witharm=Velocity_Recording.actual_com_velocity(:,3)';
z_velocity_act_witharm=z_velocity_act_witharm(:,2:end);
x_velocity_act_witharm=Velocity_Recording.actual_com_velocity(:,1)';
x_velocity_act_witharm=x_velocity_act_witharm(:,2:end);
%%% desire velocity
z_velocity_des_witharm=Velocity_Recording.des_com_velocity(:,3)';
z_velocity_des_witharm=z_velocity_des_witharm(:,2:end);
x_velocity_des_witharm=Velocity_Recording.des_com_velocity(:,1)';
x_velocity_des_witharm=x_velocity_des_witharm(:,2:end);

%% velocity h=0.5 l=0.2 I=10 --end_time=5 --target_realtime_rate=1
% robot with arm no swing 
load('Agility_analysis/h_0_5_l_0_2_ns_I_10.mat');
%%% actual velocity
z_velocity_act_witharm_noswing=Velocity_Recording.actual_com_velocity(:,3)';
z_velocity_act_witharm_noswing=z_velocity_act_witharm_noswing(:,2:end);
x_velocity_act_witharm_noswing=Velocity_Recording.actual_com_velocity(:,1)';
x_velocity_act_witharm_noswing=x_velocity_act_witharm_noswing(:,2:end);
%%% desire velocity
z_velocity_des_witharm_noswing=Velocity_Recording.des_com_velocity(:,3)';
z_velocity_des_witharm_noswing=z_velocity_des_witharm_noswing(:,2:end);
x_velocity_des_witharm_noswing=Velocity_Recording.des_com_velocity(:,1)';
x_velocity_des_witharm_noswing=x_velocity_des_witharm_noswing(:,2:end);


% robot with arm swing
load('Agility_analysis/h_0_5_l_0_2_s_I_10.mat');
%%% actual velocity
z_velocity_act_witharm=Velocity_Recording.actual_com_velocity(:,3)';
z_velocity_act_witharm=z_velocity_act_witharm(:,2:end);
x_velocity_act_witharm=Velocity_Recording.actual_com_velocity(:,1)';
x_velocity_act_witharm=x_velocity_act_witharm(:,2:end);
%%% desire velocity
z_velocity_des_witharm=Velocity_Recording.des_com_velocity(:,3)';
z_velocity_des_witharm=z_velocity_des_witharm(:,2:end);
x_velocity_des_witharm=Velocity_Recording.des_com_velocity(:,1)';
x_velocity_des_witharm=x_velocity_des_witharm(:,2:end);



%% velocity h=0.5 l=0.2 --end_time=5 --target_realtime_rate=1
% robot with arm no swing 
load('Agility_analysis/h_0_5_l_0_2_ns.mat');
%%% actual velocity
z_velocity_act_witharm_noswing=Velocity_Recording.actual_com_velocity(:,3)';
z_velocity_act_witharm_noswing=z_velocity_act_witharm_noswing(:,2:end);
x_velocity_act_witharm_noswing=Velocity_Recording.actual_com_velocity(:,1)';
x_velocity_act_witharm_noswing=x_velocity_act_witharm_noswing(:,2:end);
%%% desire velocity
z_velocity_des_witharm_noswing=Velocity_Recording.des_com_velocity(:,3)';
z_velocity_des_witharm_noswing=z_velocity_des_witharm_noswing(:,2:end);
x_velocity_des_witharm_noswing=Velocity_Recording.des_com_velocity(:,1)';
x_velocity_des_witharm_noswing=x_velocity_des_witharm_noswing(:,2:end);


% robot with arm swing
load('Agility_analysis/h_0_5_l_0_2_s.mat');
%%% actual velocity
z_velocity_act_witharm=Velocity_Recording.actual_com_velocity(:,3)';
z_velocity_act_witharm=z_velocity_act_witharm(:,2:end);
x_velocity_act_witharm=Velocity_Recording.actual_com_velocity(:,1)';
x_velocity_act_witharm=x_velocity_act_witharm(:,2:end);
%%% desire velocity
z_velocity_des_witharm=Velocity_Recording.des_com_velocity(:,3)';
z_velocity_des_witharm=z_velocity_des_witharm(:,2:end);
x_velocity_des_witharm=Velocity_Recording.des_com_velocity(:,1)';
x_velocity_des_witharm=x_velocity_des_witharm(:,2:end);


%% velocity h=0.15 l=0.2 --end_time=5 --target_realtime_rate=1
% robot with arm no swing 
load('Agility_analysis/h_0_15_l_0_1_ns.mat');
%%% actual velocity
z_velocity_act_witharm_noswing=Velocity_Recording.actual_com_velocity(:,3)';
z_velocity_act_witharm_noswing=z_velocity_act_witharm_noswing(:,2:end);
x_velocity_act_witharm_noswing=Velocity_Recording.actual_com_velocity(:,1)';
x_velocity_act_witharm_noswing=x_velocity_act_witharm_noswing(:,2:end);
%%% desire velocity
z_velocity_des_witharm_noswing=Velocity_Recording.des_com_velocity(:,3)';
z_velocity_des_witharm_noswing=z_velocity_des_witharm_noswing(:,2:end);
x_velocity_des_witharm_noswing=Velocity_Recording.des_com_velocity(:,1)';
x_velocity_des_witharm_noswing=x_velocity_des_witharm_noswing(:,2:end);


% robot with arm swing
load('Agility_analysis/h_0_15_l_0_1_s.mat');
%%% actual velocity
z_velocity_act_witharm=Velocity_Recording.actual_com_velocity(:,3)';
z_velocity_act_witharm=z_velocity_act_witharm(:,2:end);
x_velocity_act_witharm=Velocity_Recording.actual_com_velocity(:,1)';
x_velocity_act_witharm=x_velocity_act_witharm(:,2:end);
%%% desire velocity
z_velocity_des_witharm=Velocity_Recording.des_com_velocity(:,3)';
z_velocity_des_witharm=z_velocity_des_witharm(:,2:end);
x_velocity_des_witharm=Velocity_Recording.des_com_velocity(:,1)';
x_velocity_des_witharm=x_velocity_des_witharm(:,2:end);


%% Stability velocity h=0.15 l=0.1 --end_time=5 --target_realtime_rate=1
% robot with arm no swing 
load('Stability/h_0_15_l_0_1_ns.mat');
%%% actual velocity
z_velocity_act_witharm_noswing=Velocity_Recording.actual_com_velocity(:,3)';
z_velocity_act_witharm_noswing=z_velocity_act_witharm_noswing(:,2:end);
x_velocity_act_witharm_noswing=Velocity_Recording.actual_com_velocity(:,1)';
x_velocity_act_witharm_noswing=x_velocity_act_witharm_noswing(:,2:end);
%%% desire velocity
z_velocity_des_witharm_noswing=Velocity_Recording.des_com_velocity(:,3)';
z_velocity_des_witharm_noswing=z_velocity_des_witharm_noswing(:,2:end);
x_velocity_des_witharm_noswing=Velocity_Recording.des_com_velocity(:,1)';
x_velocity_des_witharm_noswing=x_velocity_des_witharm_noswing(:,2:end);
%%% actual pitch moment
pitch_moment_witharm_noswing=Velocity_Recording.pitch_moment;
pitch_moment_witharm_noswing=pitch_moment_witharm_noswing(:,2:end);

% robot with arm swing
load('Stability/h_0_15_l_0_1_s.mat');
%%% actual velocity
z_velocity_act_witharm=Velocity_Recording.actual_com_velocity(:,3)';
z_velocity_act_witharm=z_velocity_act_witharm(:,2:end);
x_velocity_act_witharm=Velocity_Recording.actual_com_velocity(:,1)';
x_velocity_act_witharm=x_velocity_act_witharm(:,2:end);
%%% desire velocity
z_velocity_des_witharm=Velocity_Recording.des_com_velocity(:,3)';
z_velocity_des_witharm=z_velocity_des_witharm(:,2:end);
x_velocity_des_witharm=Velocity_Recording.des_com_velocity(:,1)';
x_velocity_des_witharm=x_velocity_des_witharm(:,2:end);
%%% actual pitch moment
pitch_moment_witharm=Velocity_Recording.pitch_moment;
pitch_moment_witharm=pitch_moment_witharm(:,2:end);
%% Joint postion h=0.15 l=0.1 
% torso_to_R_ShoulderRx
% torso_to_L_ShoulderRx
% R_ShoulderRx_to_R_UpperArm
% L_ShoulderRx_to_L_UpperArm
% R_UpperArm_to_R_ForeArm
% L_UpperArm_to_L_ForeArm
load('robot_with_arm/WBC/h=0.15_l=0.1/joint_position.mat');
R_ShoulderRx=Joint_Position_Recording.joint_p(:,1)';
R_ShoulderRx=R_ShoulderRx(:,2:end);
L_ShoulderRx=Joint_Position_Recording.joint_p(:,2)';
L_ShoulderRx=L_ShoulderRx(:,2:end);

R_UpperArm=Joint_Position_Recording.joint_p(:,3)';
R_UpperArm=R_UpperArm(:,2:end);
L_UpperArm=Joint_Position_Recording.joint_p(:,4)';
L_UpperArm=L_UpperArm(:,2:end);

R_ForeArm=Joint_Position_Recording.joint_p(:,5)';
R_ForeArm=R_ForeArm(:,2:end);
L_ForeArm=Joint_Position_Recording.joint_p(:,6)';
L_ForeArm=L_ForeArm(:,2:end);

%% Joint postion h=0.5 l=0.2 
% torso_to_R_ShoulderRx
% torso_to_L_ShoulderRx
% R_ShoulderRx_to_R_UpperArm
% L_ShoulderRx_to_L_UpperArm
% R_UpperArm_to_R_ForeArm
% L_UpperArm_to_L_ForeArm
load('Agility_analysis/h_0_5_l_0_2_s_I_10_joint.mat');
R_ShoulderRx=Joint_Position_Recording.joint_p(:,1)';
R_ShoulderRx=R_ShoulderRx(:,2:end);
L_ShoulderRx=Joint_Position_Recording.joint_p(:,2)';
L_ShoulderRx=L_ShoulderRx(:,2:end);

R_UpperArm=Joint_Position_Recording.joint_p(:,3)';
R_UpperArm=R_UpperArm(:,2:end);
L_UpperArm=Joint_Position_Recording.joint_p(:,4)';
L_UpperArm=L_UpperArm(:,2:end);

R_ForeArm=Joint_Position_Recording.joint_p(:,5)';
R_ForeArm=R_ForeArm(:,2:end);
L_ForeArm=Joint_Position_Recording.joint_p(:,6)';
L_ForeArm=L_ForeArm(:,2:end);

load('Agility_analysis/h_0_5_l_0_2_s_joint.mat');
R_ShoulderRx=Joint_Position_Recording.joint_p(:,1)';
R_ShoulderRx=R_ShoulderRx(:,2:end);
L_ShoulderRx=Joint_Position_Recording.joint_p(:,2)';
L_ShoulderRx=L_ShoulderRx(:,2:end);

R_UpperArm=Joint_Position_Recording.joint_p(:,3)';
R_UpperArm=R_UpperArm(:,2:end);
L_UpperArm=Joint_Position_Recording.joint_p(:,4)';
L_UpperArm=L_UpperArm(:,2:end);

R_ForeArm=Joint_Position_Recording.joint_p(:,5)';
R_ForeArm=R_ForeArm(:,2:end);
L_ForeArm=Joint_Position_Recording.joint_p(:,6)';
L_ForeArm=L_ForeArm(:,2:end);


%% Joint postion h=0.15 l=0.1 
% torso_to_R_ShoulderRx
% torso_to_L_ShoulderRx
% R_ShoulderRx_to_R_UpperArm
% L_ShoulderRx_to_L_UpperArm
% R_UpperArm_to_R_ForeArm
% L_UpperArm_to_L_ForeArm
load('Stability/h_0_15_l_0_1_s_joint.mat');
% load('Agility_analysis/h_0_15_l_0_1_s_joint.mat');

R_ShoulderRx=Joint_Position_Recording.joint_p(:,1)';
R_ShoulderRx=R_ShoulderRx(:,2:end);
L_ShoulderRx=Joint_Position_Recording.joint_p(:,2)';
L_ShoulderRx=L_ShoulderRx(:,2:end);

R_UpperArm=Joint_Position_Recording.joint_p(:,3)';
R_UpperArm=R_UpperArm(:,2:end);
L_UpperArm=Joint_Position_Recording.joint_p(:,4)';
L_UpperArm=L_UpperArm(:,2:end);

R_ForeArm=Joint_Position_Recording.joint_p(:,5)';
R_ForeArm=R_ForeArm(:,2:end);
L_ForeArm=Joint_Position_Recording.joint_p(:,6)';
L_ForeArm=L_ForeArm(:,2:end);



%% energy h=0.15 l=0.1 --end_time=0.2 --target_realtime_rate=0.2
% robot with arm swing 
load('Agility_analysis/h_0_15_l_0_1_s_energy.mat');

E_RThigh_nas=Energy_Recording.energy_cost_joint(:,2+1)';
E_RThigh_nas=E_RThigh_nas(:,2:end);
E_RKnee_nas=Energy_Recording.power_joint(:,3+1)';
E_RKnee_nas=E_RKnee_nas(:,2:end);
E_RAnkle_nas=Energy_Recording.power_joint(:,4+1)';
E_RAnkle_nas=E_RAnkle_nas(:,2:end);

E_LThigh_s=Energy_Recording.power_joint(:,7+1)';
E_LThigh_s=E_LThigh_s(:,2:end);
E_LKnee_s=Energy_Recording.power_joint(:,8+1)';
E_LKnee_s=E_LKnee_s(:,2:end);
E_LAnkle_s=Energy_Recording.power_joint(:,9+1)';
E_LAnkle_s=E_LAnkle_s(:,2:end);

E_RHipz_s=Energy_Recording.power_joint(:,0+1)';
E_RHipz_s=E_RHipz_s(:,2:end);
E_RHipx_s=Energy_Recording.power_joint(:,1+1)';
E_RHipx_s=E_RHipx_s(:,2:end);

E_LHipz_s=Energy_Recording.power_joint(:,5+1)';
E_LHipz_s=E_LHipz_s(:,2:end);
E_LHipx_s=Energy_Recording.power_joint(:,6+1)';
E_LHipx_s=E_LHipx_s(:,2:end);

E_Lower_s=E_RThigh_s+E_LThigh_s+E_RKnee_s+...
                E_LKnee_s+E_RAnkle_s+E_LAnkle_s+...
                E_RHipz_s+E_RHipx_s+...
                E_LHipz_s+E_LHipx_s;

%% energy h=0.15 l=0.1 --end_time=0.2 --target_realtime_rate=0.2
% robot with arm no swing 
load('Agility_analysis/h_0_15_l_0_1_ns_energy.mat');
P_RThigh_ns=Energy_Recording.power_joint(:,2+1)';
P_RThigh_ns=P_RThigh_ns(:,2:end);
P_RKnee_ns=Energy_Recording.power_joint(:,3+1)';
P_RKnee_ns=P_RKnee_ns(:,2:end);
P_RAnkle_ns=Energy_Recording.power_joint(:,4+1)';
P_RAnkle_ns=P_RAnkle_ns(:,2:end);

P_LThigh_ns=Energy_Recording.power_joint(:,7+1)';
P_LThigh_ns=P_LThigh_ns(:,2:end);
P_LKnee_ns=Energy_Recording.power_joint(:,8+1)';
P_LKnee_ns=P_LKnee_ns(:,2:end);
P_LAnkle_ns=Energy_Recording.power_joint(:,9+1)';
P_LAnkle_ns=P_LAnkle_ns(:,2:end);

P_RHipz_ns=Energy_Recording.power_joint(:,0+1)';
P_RHipz_ns=P_RHipz_ns(:,2:end);
P_RHipx_ns=Energy_Recording.power_joint(:,1+1)';
P_RHipx_ns=P_RHipx_ns(:,2:end);

P_LHipz_ns=Energy_Recording.power_joint(:,5+1)';
P_LHipz_ns=P_LHipz_ns(:,2:end);
P_LHipx_ns=Energy_Recording.power_joint(:,6+1)';
P_LHipx_ns=P_LHipx_ns(:,2:end);

P_Lower_ns=P_RThigh_ns+P_LThigh_ns+P_RKnee_ns+...
                P_LKnee_ns+P_RAnkle_ns+P_LAnkle_ns+...
                P_RHipz_ns+P_RHipx_ns+...
                P_LHipz_ns+P_LHipx_ns;
            
% time=Energy_Recording.lcm_timestamp/5;
% f_=figure;
% plot(time,P_Lower_ns);
% hold on;
% plot(time,P_Lower_s);
% xlabel('time (s)');ylabel('P (W)');
% legend('AS','NAS');
% set(gca, 'linewidth',1,'FontSize',15,'Fontname', 'Times New Roman','FontWeight','bold');

%% plot
time=Velocity_Recording.lcm_timestamp/5;
a=500;
num=5000;
time=time(:,a:num);





f0=figure;
plot(time,pitch_moment_witharm(:,a:num));
xlabel('time (s)');ylabel('moment (N·m·s)');
hold on;
plot(time,pitch_moment_witharm_noswing(:,a:num));
hold on;
legend('AS','NAS');
set(gca, 'linewidth',1,'FontSize',15,'Fontname', 'Times New Roman','FontWeight','bold');
sum_error_p_s=sum(abs(pitch_moment_witharm(:,a:num)));
sum_error_p_ns=sum(abs(pitch_moment_witharm_noswing(:,a:num)));

f1=figure;

plot(time,z_velocity_act_witharm(:,a:num),'LineWidth',1.2);
xlabel('time (s)');ylabel('vz (m/s)');
% xlabel('x','Fontname', 'Times New Roman','FontSize',12);
hold on;
plot(time,z_velocity_act_witharm_noswing(:,a:num),'LineWidth',1.2);
xlabel('time (s)');ylabel('vz (m/s)');
hold on;
legend('AS','NAS','Location','northwest');
set(gca, 'linewidth',1,'FontSize',15,'Fontname', 'Times New Roman','FontWeight','bold');

sum_error_z_s=sum(abs(z_velocity_act_witharm(:,a:num)));
sum_error_z_ns=sum(abs(z_velocity_act_witharm_noswing(:,a:num)));

% f2=figure;
% plot(time,z_velocity_des_witharm(:,a:num),'-');
% xlabel('time (s)');ylabel('vz (m/s)');
% hold on;
% plot(time,z_velocity_des_witharm_noswing(:,a:num),'-');
% xlabel('time (s)');ylabel('vz (m/s)');
% hold on;
% legend('des\_vz_s','des\_vz_ns', 'Location', 'northwest');
% title("des\_vz");
% set(gca, 'linewidth',1, 'fontsize',15);
% 
f3=figure;
plot(time,x_velocity_act_witharm(:,a:num),'LineWidth',1.2);
xlabel('time (s)');ylabel('vx (m/s)');
hold on;
plot(time,x_velocity_act_witharm_noswing(:,a:num),'LineWidth',1.2);
xlabel('time (s)');ylabel('vx (m/s)');
hold on;
legend('AS','NAS','Location', 'northwest');
set(gca, 'linewidth',1, 'fontsize',15,'Fontname', 'Times New Roman','FontWeight','bold');
sum_error_x=sum(abs(x_velocity_act_witharm(:,a:num)));
sum_error_x_ns=sum(abs(x_velocity_act_witharm_noswing(:,a:num)));

% 
% f4=figure;
% plot(time,x_velocity_des_witharm(:,a:num),'-');
% xlabel('time (s)');ylabel('vx (m/s)');
% hold on;
% plot(time,x_velocity_des_witharm_noswing(:,a:num),'-');
% xlabel('time (s)');ylabel('vx (m/s)');
% hold on;
% legend('des\_vx_s','des\_vx_ns', 'Location', 'northwest');
% title("des\_vx");
% set(gca, 'linewidth',1, 'fontsize',15, 'Fontname', 'Times New Roman');
% 


f5=figure;
subplot(2,1,1);
plot(time,R_UpperArm(:,a:num)*180/pi);
xlabel('time (s)');ylabel('angle (deg)');
legend('UpperArm\_joint');
set(gca, 'linewidth',1, 'fontsize',15,'FontWeight','bold');
hold on;

subplot(2,1,2);
plot(time,R_ForeArm(:,a:num)*180/pi);
% ylim([-40,0]);
xlabel('time (s)');ylabel('angle (deg)');
legend('ForeArm\_joint');
% title("arm\_joint");
set(gca, 'linewidth',1, 'fontsize',15,'FontWeight','bold');

% f6=figure;
% R_UpperArm_dot=diff(R_UpperArm)./diff(time);
% R_ForeArm_dot=diff(R_ForeArm)./diff(time);
% subplot(2,1,1);
% plot(time(:,a:num-1),R_UpperArm_dot(:,a:num-1)*180/pi);
% xlabel('time (s)');ylabel('Angular velocity (deg)');
% legend('UpperArm\_joint');
% set(gca, 'linewidth',1, 'fontsize',15);
% hold on;
% 
% subplot(2,1,2);
% plot(time(:,a:num-1),R_ForeArm_dot(:,a:num-1)*180/pi);
% xlabel('time (s)');ylabel('Angular velocity (deg)');
% legend('ForeArm\_joint');
% % title("arm\_joint");
% set(gca, 'linewidth',1, 'fontsize',15);

f__=figure;
X = categorical({'Total','Upper','Lower'});
X = reordercats(X,{'Total','Upper','Lower'});
Y = [166.5 204.4;13.5 1;153 203.4];
b = bar(X,Y,1);
xtips1 = b(1).XEndPoints;
ytips1 = b(1).YEndPoints; 
labels1 = string(b(1).YData);
text(xtips1,ytips1,labels1,'HorizontalAlignment','center',...
    'VerticalAlignment','bottom','FontSize',11)

xtips2 = b(2).XEndPoints;
ytips2 = b(2).YEndPoints; 
labels2 = string(b(2).YData);
text(xtips2,ytips2,labels2,'HorizontalAlignment','center',...
    'VerticalAlignment','bottom','FontSize',11)

legend('AS','NAS');
ylabel("Energy  (J)")
set(gca,'FontSize',15)
a=0;







%% plot
% time=Velocity_Recording.lcm_timestamp;
% a=1;
% num=4000;
% time=time(:,a:num);
% f1=figure;
% subplot(4,1,1)
% plot(time,R_ShoulderRx(:,a:num),'-.');
% hold on;
% plot(time,L_ShoulderRx(:,a:num),'--');
% legend('R ShoulderRx','L ShoulderRx');
% title("Shoulder")
% 
% subplot(4,1,2)
% plot(time,R_UpperArm(:,a:num),'-.');
% hold on;
% plot(time,L_UpperArm(:,a:num),'--');
% hold on;
% plot(time,z_velocity_act_witharm(:,a:num));
% hold on;
% plot(time,z_velocity_des_witharm(:,a:num));
% legend('R UpperArm','L UpperArm','z velocity','z des velocity');
% title("UpperArm swing")
% 
% subplot(4,1,3)
% plot(time,R_UpperArm(:,a:num),'-.');
% hold on;
% plot(time,L_UpperArm(:,a:num),'--');
% hold on;
% plot(time,z_velocity_act_witharm_noswing(:,a:num));
% hold on;
% plot(time,z_velocity_des_witharm(:,a:num));
% legend('R UpperArm','L UpperArm','z velocity','z des velocity');
% title("UpperArm no swing")
% 
% subplot(4,1,4)
% plot(time,R_ForeArm(:,a:num),'-.');
% hold on;
% plot(time,L_ForeArm(:,a:num),'--');
% legend('R ForeArm','L ForeArm');
% title("ForeArm")
